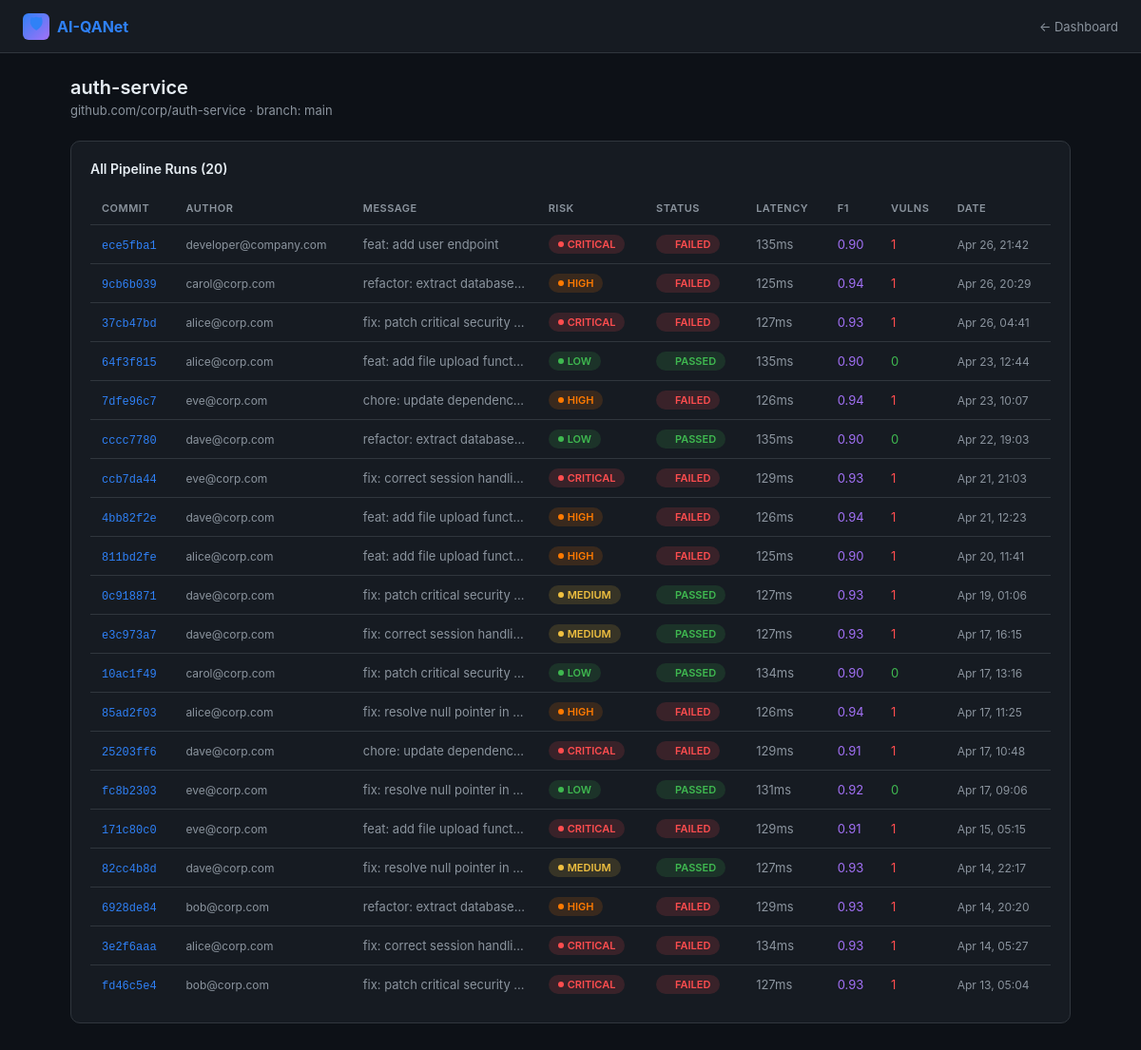
Screenshot of /pipeline/1/ with the database file from the repository.
### scanner/models.py (models this page shows, shortened)
class Pipeline(models.Model):
    name = models.CharField(max_length=200)
    repository = models.CharField(max_length=300)
    branch = models.CharField(max_length=100, default='main')
    created_at = models.DateTimeField(auto_now_add=True)

class PipelineRun(models.Model):
    RISK_CHOICES = [
        ('critical', 'Critical Vulnerability'),
        ('high', 'High Risk'),
        ('medium', 'Medium Risk'),
        ('low', 'Low / No Risk'),
    ]
    STATUS_CHOICES = [
        ('passed', 'Passed'),
        ('failed', 'Failed'),
        ('running', 'Running'),
    ]
    pipeline = models.ForeignKey(Pipeline, on_delete=models.CASCADE, related_name='runs')
    commit_hash = models.CharField(max_length=40)
    commit_message = models.TextField()
    author = models.CharField(max_length=100)
    risk_level = models.CharField(max_length=20, choices=RISK_CHOICES)
    risk_score = models.FloatField(help_text="0.0 to 1.0")
    status = models.CharField(max_length=20, choices=STATUS_CHOICES)
    inference_ms = models.IntegerField(help_text="Inference latency in ms")
    precision = models.FloatField(default=0.0)
    recall = models.FloatField(default=0.0)
    f1_score = models.FloatField(default=0.0)
    vulnerabilities_found = models.IntegerField(default=0)
    _vulnerabilities_detail = models.TextField(db_column='vulnerabilities_detail', default='[]')
    created_at = models.DateTimeField(auto_now_add=True)
    @property
    def vulnerabilities_detail(self):
        return json.loads(self._vulnerabilities_detail)
    @vulnerabilities_detail.setter
    def vulnerabilities_detail(self, value):
        self._vulnerabilities_detail = json.dumps(value)

### scanner/views.py (the view)
# urls.py: path('pipeline/<int:pk>/', views.pipeline_detail, name='pipeline_detail'),
def pipeline_detail(request, pk):
    pipeline = get_object_or_404(Pipeline, pk=pk)
    runs = pipeline.runs.order_by('-created_at')
    context = {'pipeline': pipeline, 'runs': runs}
    return render(request, 'scanner/pipeline_detail.html', context)

### scanner/templates/scanner/pipeline_detail.html (shortened to what this page needs)
<!DOCTYPE html>
<html lang="en">
<head>
</head>
<body>
<nav>
  <a href="{% url 'dashboard' %}" class="nav-brand"><div class="icon">🛡</div>AI-QANet</a>
  <a href="{% url 'dashboard' %}" class="back-link">← Dashboard</a>
</nav>
<div class="page">
  <div class="page-title">{{ pipeline.name }}</div>
  <div class="page-sub">{{ pipeline.repository }} · branch: {{ pipeline.branch }}</div>
  <div class="card">
    <div class="card-title">All Pipeline Runs ({{ runs|length }})</div>
    <table class="runs-table">
      <thead><tr><th>Commit</th><th>Author</th><th>Message</th><th>Risk</th><th>Status</th><th>Latency</th><th>F1</th><th>Vulns</th><th>Date</th></tr></thead>
      <tbody>
        {% for run in runs %}
        <tr>
          <td><a href="{% url 'run_detail' run.pk %}">{{ run.commit_hash|slice:":8" }}</a></td>
          <td style="color:var(--muted);font-size:12px">{{ run.author|truncatechars:22 }}</td>
          <td style="color:var(--muted);max-width:180px;overflow:hidden;text-overflow:ellipsis;white-space:nowrap">{{ run.commit_message|truncatechars:35 }}</td>
          <td><span class="badge badge-{{ run.risk_level }}">{{ run.risk_level }}</span></td>
          <td><span class="badge badge-{{ run.status }}">{{ run.status }}</span></td>
          <td style="color:var(--muted)">{{ run.inference_ms }}ms</td>
          <td style="color:#a371f7">{{ run.f1_score|floatformat:2 }}</td>
          <td style="color:{% if run.vulnerabilities_found > 0 %}var(--critical){% else %}var(--low){% endif %}">{{ run.vulnerabilities_found }}</td>
          <td style="color:var(--muted);font-size:12px">{{ run.created_at|date:"M d, H:i" }}</td>
        </tr>
        {% endfor %}
      </tbody>
    </table>
  </div>
</div>
</body>
</html>

### scanner/templates/scanner/pipeline_detail.html (style rules this page uses)
:root { --bg:#0d1117;--surface:#161b22;--surface2:#21262d;--border:#30363d;--text:#e6edf3;--muted:#8b949e;--critical:#ff4d4f;--high:#ff7a00;--medium:#f0c040;--low:#3fb950;--accent:#2f81f7; }
* { box-sizing:border-box;margin:0;padding:0; }
body { background:var(--bg);color:var(--text);font-family:-apple-system,BlinkMacSystemFont,'Segoe UI',sans-serif;font-size:14px; }
nav { background:var(--surface);border-bottom:1px solid var(--border);padding:0 24px;display:flex;align-items:center;height:56px;gap:24px; }
.nav-brand { font-size:16px;font-weight:700;color:var(--accent);display:flex;align-items:center;gap:8px;text-decoration:none; }
.nav-brand .icon { width:28px;height:28px;background:linear-gradient(135deg,var(--accent),#a371f7);border-radius:6px;display:flex;align-items:center;justify-content:center; }
.back-link { color:var(--muted);text-decoration:none;font-size:13px;margin-left:auto; }
.page { max-width:1100px;margin:0 auto;padding:24px; }
.page-title { font-size:20px;font-weight:600;margin-bottom:4px; }
.page-sub { color:var(--muted);font-size:13px;margin-bottom:24px; }
.card { background:var(--surface);border:1px solid var(--border);border-radius:10px;padding:20px;margin-bottom:20px; }
.card-title { font-size:14px;font-weight:600;margin-bottom:16px; }
.runs-table { width:100%;border-collapse:collapse; }
.runs-table th { text-align:left;padding:10px 12px;color:var(--muted);font-size:11px;font-weight:600;text-transform:uppercase;letter-spacing:.5px;border-bottom:1px solid var(--border); }
.runs-table td { padding:10px 12px;border-bottom:1px solid var(--border);font-size:13px;vertical-align:middle; }
.runs-table tr:last-child td { border-bottom:none; }
.runs-table a { color:var(--accent);text-decoration:none;font-family:monospace;font-size:12px; }
.badge { display:inline-flex;align-items:center;gap:4px;padding:3px 10px;border-radius:20px;font-size:11px;font-weight:600;text-transform:uppercase; }
.badge::before { content:'';width:6px;height:6px;border-radius:50%; }
.badge-critical { background:rgba(255,77,79,.15);color:var(--critical); }
.badge-critical::before { background:var(--critical); }
.badge-high { background:rgba(255,122,0,.15);color:var(--high); }
.badge-high::before { background:var(--high); }
.badge-medium { background:rgba(240,192,64,.15);color:var(--medium); }
.badge-medium::before { background:var(--medium); }
.badge-low { background:rgba(63,185,80,.15);color:var(--low); }
.badge-low::before { background:var(--low); }
.badge-passed { background:rgba(63,185,80,.15);color:var(--low); }
.badge-failed { background:rgba(255,77,79,.15);color:var(--critical); }

### rows the page displays
Pipeline: name "auth-service", repository "github.com/corp/auth-service", branch "main"
PipelineRun: commit_hash "ece5fba1", author "developer@company.com", commit_message "feat: add user endpoint", risk_level "CRITICAL", status "FAILED", inference_ms "135", f1_score "0.90", vulnerabilities_found "1", created_at "Apr 26, 21:42"
PipelineRun: commit_hash "9cb6b039", author "carol@corp.com", commit_message "refactor: extract database…", risk_level "HIGH", status "FAILED", inference_ms "125", f1_score "0.94", vulnerabilities_found "1", created_at "Apr 26, 20:29"
PipelineRun: commit_hash "37cb47bd", author "alice@corp.com", commit_message "fix: patch critical security…", risk_level "CRITICAL", status "FAILED", inference_ms "127", f1_score "0.93", vulnerabilities_found "1", created_at "Apr 26, 04:41"
PipelineRun: commit_hash "64f3f815", author "alice@corp.com", commit_message "feat: add file upload funct…", risk_level "LOW", status "PASSED", inference_ms "135", f1_score "0.90", vulnerabilities_found "0", created_at "Apr 23, 12:44"
PipelineRun: commit_hash "7dfe96c7", author "eve@corp.com", commit_message "chore: update dependenc…", risk_level "HIGH", status "FAILED", inference_ms "126", f1_score "0.94", vulnerabilities_found "1", created_at "Apr 23, 10:07"
PipelineRun: commit_hash "cccc7780", author "dave@corp.com", commit_message "refactor: extract database…", risk_level "LOW", status "PASSED", inference_ms "135", f1_score "0.90", vulnerabilities_found "0", created_at "Apr 22, 19:03"
PipelineRun: commit_hash "ccb7da44", author "eve@corp.com", commit_message "fix: correct session handli…", risk_level "CRITICAL", status "FAILED", inference_ms "129", f1_score "0.93", vulnerabilities_found "1", created_at "Apr 21, 21:03"
PipelineRun: commit_hash "4bb82f2e", author "dave@corp.com", commit_message "feat: add file upload funct…", risk_level "HIGH", status "FAILED", inference_ms "126", f1_score "0.94", vulnerabilities_found "1", created_at "Apr 21, 12:23"
PipelineRun: commit_hash "811bd2fe", author "alice@corp.com", commit_message "feat: add file upload funct…", risk_level "HIGH", status "FAILED", inference_ms "125", f1_score "0.90", vulnerabilities_found "1", created_at "Apr 20, 11:41"
PipelineRun: commit_hash "0c918871", author "dave@corp.com", commit_message "fix: patch critical security…", risk_level "MEDIUM", status "PASSED", inference_ms "127", f1_score "0.93", vulnerabilities_found "1", created_at "Apr 19, 01:06"
PipelineRun: commit_hash "e3c973a7", author "dave@corp.com", commit_message "fix: correct session handli…", risk_level "MEDIUM", status "PASSED", inference_ms "127", f1_score "0.93", vulnerabilities_found "1", created_at "Apr 17, 16:15"
PipelineRun: commit_hash "10ac1f49", author "carol@corp.com", commit_message "fix: patch critical security…", risk_level "LOW", status "PASSED", inference_ms "134", f1_score "0.90", vulnerabilities_found "0", created_at "Apr 17, 13:16"
PipelineRun: commit_hash "85ad2f03", author "alice@corp.com", commit_message "fix: resolve null pointer in…", risk_level "HIGH", status "FAILED", inference_ms "126", f1_score "0.94", vulnerabilities_found "1", created_at "Apr 17, 11:25"
PipelineRun: commit_hash "25203ff6", author "dave@corp.com", commit_message "chore: update dependenc…", risk_level "CRITICAL", status "FAILED", inference_ms "129", f1_score "0.91", vulnerabilities_found "1", created_at "Apr 17, 10:48"
PipelineRun: commit_hash "fc8b2303", author "eve@corp.com", commit_message "fix: resolve null pointer in…", risk_level "LOW", status "PASSED", inference_ms "131", f1_score "0.92", vulnerabilities_found "0", created_at "Apr 17, 09:06"
PipelineRun: commit_hash "171c80c0", author "eve@corp.com", commit_message "feat: add file upload funct…", risk_level "CRITICAL", status "FAILED", inference_ms "129", f1_score "0.91", vulnerabilities_found "1", created_at "Apr 15, 05:15"
PipelineRun: commit_hash "82cc4b8d", author "dave@corp.com", commit_message "fix: resolve null pointer in…", risk_level "MEDIUM", status "PASSED", inference_ms "127", f1_score "0.93", vulnerabilities_found "1", created_at "Apr 14, 22:17"
PipelineRun: commit_hash "6928de84", author "bob@corp.com", commit_message "refactor: extract database…", risk_level "HIGH", status "FAILED", inference_ms "129", f1_score "0.93", vulnerabilities_found "1", created_at "Apr 14, 20:20"
PipelineRun: commit_hash "3e2f6aaa", author "alice@corp.com", commit_message "fix: correct session handli…", risk_level "CRITICAL", status "FAILED", inference_ms "134", f1_score "0.93", vulnerabilities_found "1", created_at "Apr 14, 05:27"
PipelineRun: commit_hash "fd46c5e4", author "bob@corp.com", commit_message "fix: patch critical security…", risk_level "CRITICAL", status "FAILED", inference_ms "127", f1_score "0.93", vulnerabilities_found "1", created_at "Apr 13, 05:04"

### other values shown
{{ runs|length }} "20"
